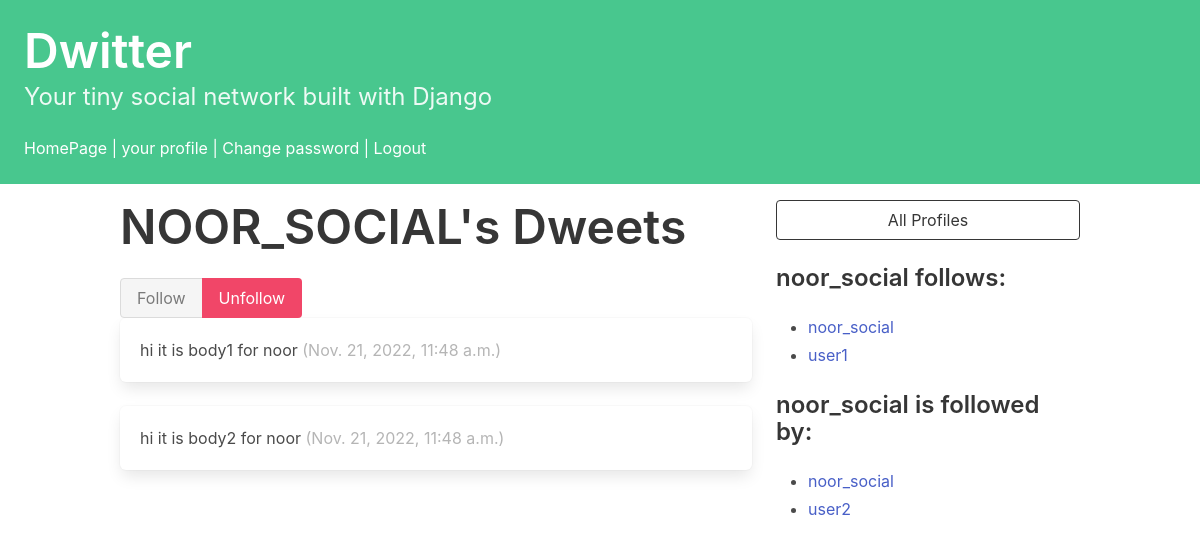
The app's page /profile/2 (signed in), older data.
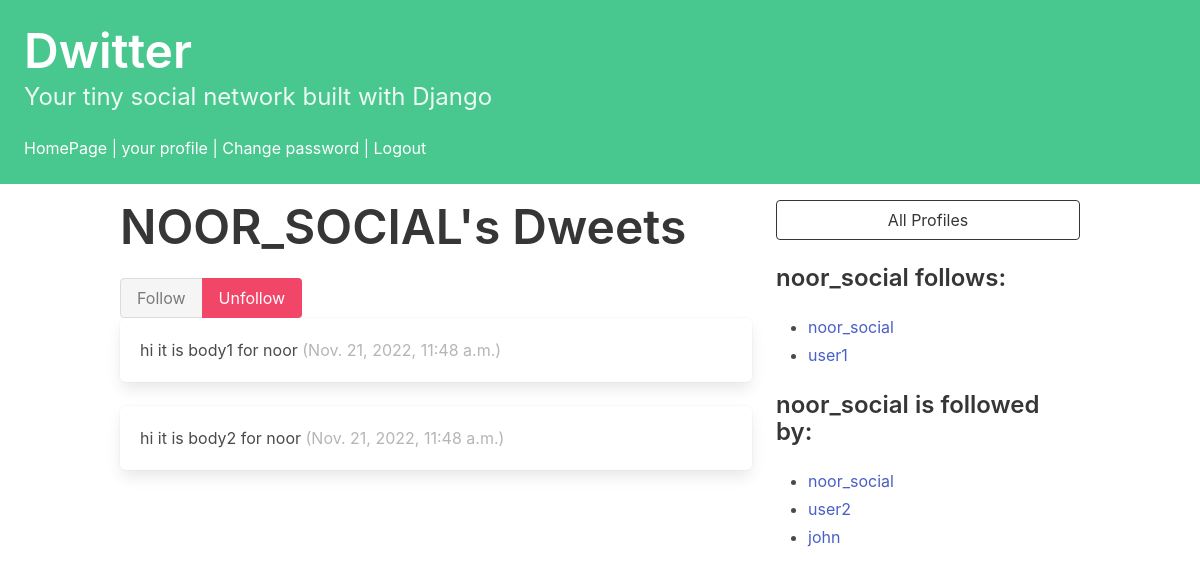
The same page, newer data.
### dwitter/models.py (models this page shows, shortened)
class Dweet(models.Model):
    user = models.ForeignKey(User, related_name="dweets", on_delete=models.DO_NOTHING)#related_name:to access the dweets from the user
    body = models.CharField(max_length=140)
    created_at = models.DateTimeField(auto_now_add=True)

class Profile(models.Model):
    user = models.OneToOneField(User, on_delete=models.CASCADE)
    follows = models.ManyToManyField(
        "self",
        related_name="followed_by",
        symmetrical=False,#user do not need to re follow
        blank=True,#the user can have empty follower
        )
    def __str__(self):
        return self.user.username

### dwitter/views.py (the view, shortened to what this page needs)
# urls.py: path("profile/<int:pk>", profile, name="profile"),
def profile(request,pk):
    if not hasattr(request.user, 'profile'):
        missing_profile = Profile(user=request.user)
        missing_profile.save()
    profile=Profile.objects.get(pk=pk)
    return render(request,"dwitter/profile.html",{"profile":profile})

### dwitter/templates/dwitter/profile.html (shortened to what this page needs)
{% extends 'base.html' %}
{% block content %}
<div class="column">
    <div class="block">
        <h1 class="title is-1">
            {{profile.user.username|upper}}'s Dweets
        </h1>
    </div>
    <form method="post">
        <div class="buttons has-addons">
            {% if profile in user.profile.follows.all %}
            <button class="button is-success is-static">Follow</button>
            <button class="button is-danger" name="follow" value="unfollow">Unfollow</button>
            {% else %}
            <button class="button is-success" name="follow" value="follow">Follow</button>
            <button class="button is-danger is-static">Unfollow</button>
            {% endif %}
        </div>
    </form>
    <div class="content">
        {% for dweet in profile.user.dweets.all %}
        <div class="box">
            {{ dweet.body }}
            <span class="is-small has-text-grey-light">
                ({{ dweet.created_at }})
            </span>
        </div>
        {% endfor %}
    </div>
</div>
<div class="column is-one-third">
    <div class="block">
        <a href="{% url 'dwitter:profile_list' %}">
            <button class="button is-dark is-outlined is-fullwidth">
                All Profiles
            </button>
        </a>
    </div>
    <div class="block">
        <h3 class="title is-4">
            {{profile.user.username}} follows:
        </h3>
        <div class="content">
            <ul>
                {% for following in profile.follows.all %}
                <li>
                    <a href="{% url 'dwitter:profile' following.id %}">
                        {{ following }}
                    </a>
                </li>
                {% endfor %}
            </ul>
        </div>
    </div>
    <div class="block">
        <h3 class="title is-4">
            {{profile.user.username}} is followed by:
        </h3>
        <div class="content">
            <ul>
                {% for follower in profile.followed_by.all %}
                <li>
                    <a href="{% url 'dwitter:profile' follower.id %}">
                        {{ follower }}
                    </a>
                </li>
                {% endfor %}
            </ul>
        </div>
    </div>
</div>
{% endblock content %}

Row changes from the older to the newer data that the page shows:
added Profile: user.username "john", shown under "noor_social is followed by:"
